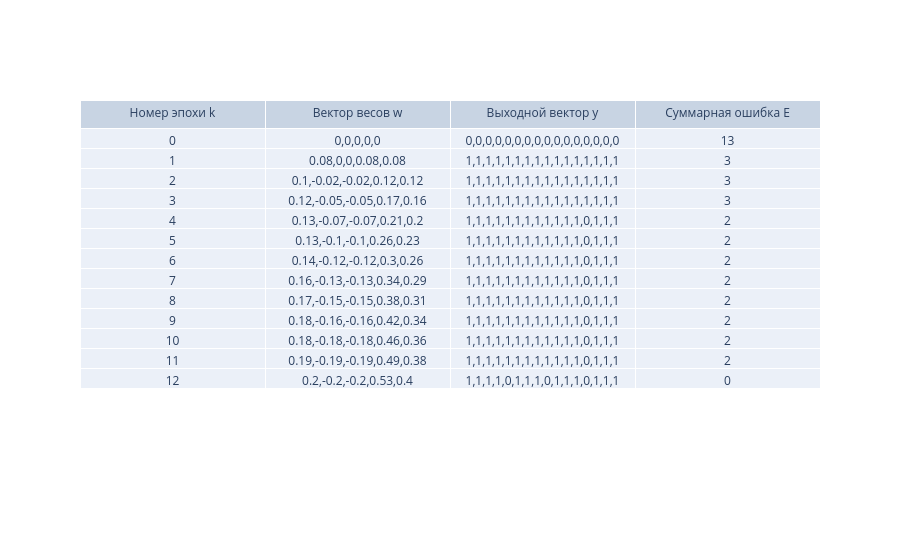

Write notebook code for a chart like this one.
### Code cell
#Вычисление минимального набора векторов и вывод результатов
#Сигмоидальная функция
min_inputs=find_min_inputs(new_network)
output_sigma=check_min_inputs(new_network,min_inputs)

### Figure 1 — Plotly figure (JSON) as saved in the notebook; plotly's stock layout.template omitted (floating-point values rounded to 4 significant figures; data arrays with more than 128 entries replaced by an {"elided": "..."} marker saying what was removed)
{"data": [{"cells": {"values": {"elided": "4 rows, 299 float values in total"}}, "header": {"values": ["Номер эпохи k", "Вектор весов w", "Выходной вектор y", "Суммарная ошибка E"]}, "type": "table"}], "layout": {}}
